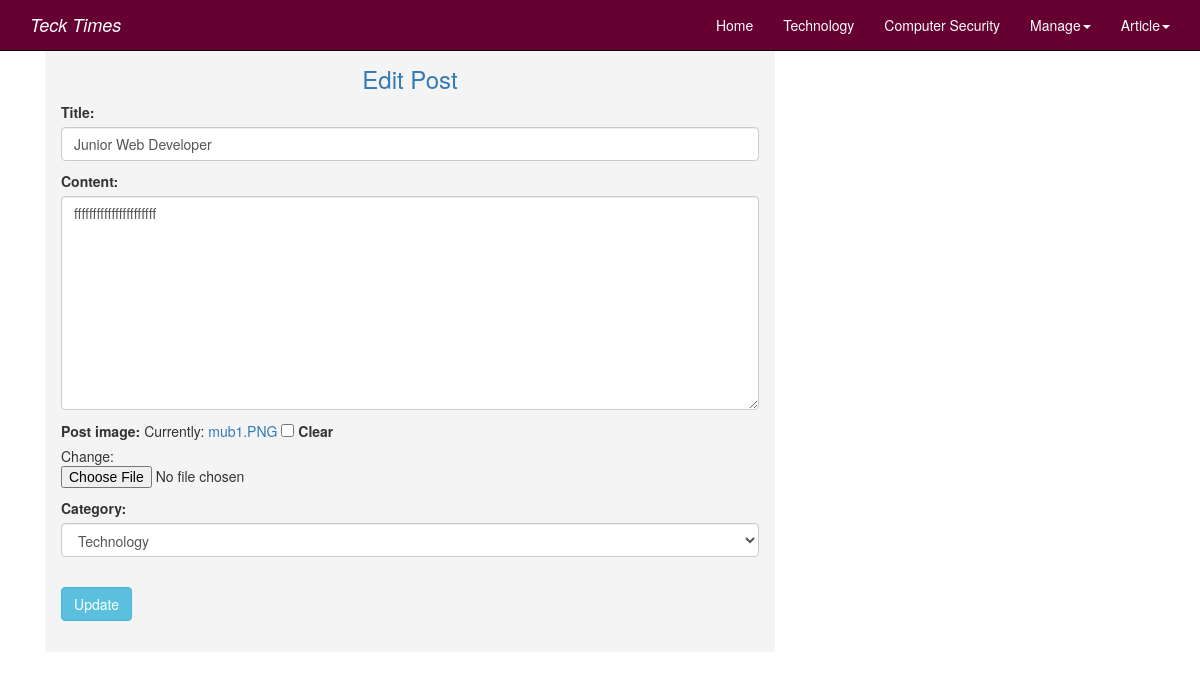
The page /editpost/23 (signed in) on the database its author committed.
### blogone/models.py (models this page shows, shortened)
class Post(models.Model):
    author = models.ForeignKey(User, on_delete=models.CASCADE)
    title = models.CharField(max_length=200)
    content = RichTextField(blank=True,null=True)
    date_created = models.DateTimeField(auto_now_add=True)
    date_updated = models.DateTimeField(auto_now=True)
    post_image = models.ImageField(null=True, blank=True)
    blog_views = models.TextField(default=0)
    category=models.CharField(max_length=200,choices=(('Technology', 'Technology'),
                                                      ('Computer_Security', 'Computer_Security'),
                                                      ('Tips_and_Trick', 'Tips_and_Trick')))

### blogone/views.py (the view)
# urls.py: path('editpost/<int:id>', views.editpost, name='editpost'),
@login_required(login_url='login')
def editpost(request,id):
    post=get_object_or_404(Post,id=id)
    if request.method=='POST':
        form=EditPostForm(request.POST,request.FILES,instance=post)
        if form.is_valid():
            form.save()
            messages.success(request,'post updated successfully')
            return redirect(post.get_absolute_url())
    else:
        form=EditPostForm(instance=post)
    context={'form':form}
    return render(request,'blogone/editpost.html',context)

### blogone/forms.py
class EditPostForm(forms.ModelForm):
    class Meta:
        model=Post
        fields = ['author', 'title', 'content', 'post_image', 'blog_views', 'category']
        widgets = {
            'author': forms.TextInput(attrs={'type': 'hidden'}),
            'title': forms.TextInput(attrs={'class': 'form-control'}),
            'blog_views': forms.TextInput(attrs={'type': 'hidden'}),
            'content': forms.Textarea(attrs={'class': 'form-control'}),
            'category': forms.Select(attrs={'class': 'form-control', }),
        }

### blogone/templates/blogone/editpost.html (shortened to what this page needs)
{% extends 'blogone/base.html' %}
{% block content %}
    <div class="container-fluid">
        <div class="row" style="margin-top:30px;">
            <div class="col-md-8">
                  <div class="panel panel-body" style="background:#f4f4f4">
                   <center> <a href="" style="text-decoration:none">  <h3>Edit Post</h3></a></center>
                      <form action="" method="post" enctype="multipart/form-data">
                           {{form.as_p}}<br>
                           <button  type="submit" name="add" class="btn btn-info">Update</button>
                        </form>
                  </div>
               </div>
           </div>
        </div>
{% endblock content %}

### blogone/static/style.css (style rules this page uses)
.topmenu ul li.active a, { text-decoration:none; color:#fff; background-color: black; }

### rows shown on the page
Post: title "Junior Web Developer", content "ffffffffffffffffffffff", category "Technology"
